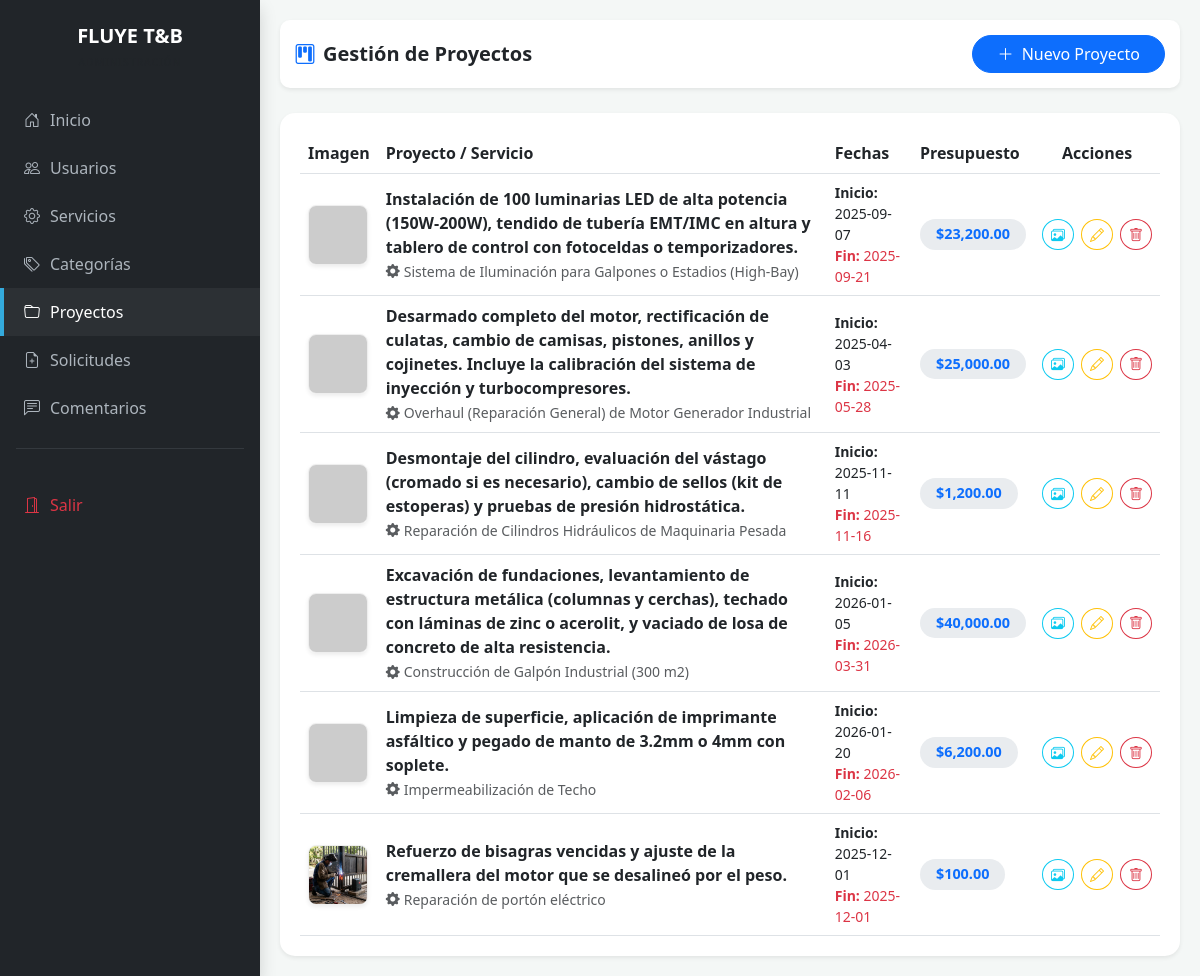
/proyectos.php, run on the app's committed database.
### tables this page shows
CREATE TABLE `proyecto` (
  `id_proyecto` int NOT NULL,
  `descripcion` text,
  `imagen_principal` varchar(255) DEFAULT 'default.jpg',
  `fecha_inicio` date DEFAULT NULL,
  `fecha_fin` date DEFAULT NULL,
  `presupuesto_estimado` decimal(12,2) DEFAULT NULL,
  `fecha_entrega_real` date DEFAULT NULL,
  `id_servicio` int DEFAULT NULL
);

CREATE TABLE `servicio` (
  `id_servicio` int NOT NULL,
  `tipo_servicio` varchar(100) DEFAULT NULL,
  `precio_referencial` decimal(10,2) DEFAULT NULL,
  `unidad_medida` enum('Hora','Metro','Kilo','Global') DEFAULT 'Global',
  `id_status` int DEFAULT NULL,
  `id_tipo` int DEFAULT NULL
);

### proyectos.php (the view, shortened to what this page needs)
<?php
$host = 'localhost';
$db   = 'fluyetyb_proyecto';
$user = 'fluyetyb_fluyetyb-proyecto';
$pass = 'Cum2026*';
$conexion = mysqli_connect($host, $user, $pass, $db);
$query = "SELECT p.*, s.tipo_servicio
          FROM proyecto p
          LEFT JOIN servicio s ON p.id_servicio = s.id_servicio
          ORDER BY p.id_proyecto DESC";
$resultado = mysqli_query($conexion, $query);
?>
<!DOCTYPE html>
<html lang="es">
<head>
    <link href="https://cdn.jsdelivr.net/npm/bootstrap@5.3.0/dist/css/bootstrap.min.css" rel="stylesheet">
    <link rel="stylesheet" href="https://cdn.jsdelivr.net/npm/bootstrap-icons@1.11.0/font/bootstrap-icons.css">
</head>
<body>
<div class="d-flex">
    <?php include 'sidebar.php'; ?>
    <div class="main-content">
        <div class="top-nav d-flex justify-content-between align-items-center shadow-sm">
            <div class="d-flex align-items-center gap-3">
                <h5 class="mb-0 fw-bold"><i class="bi bi-kanban text-primary me-2"></i>Gestión de Proyectos</h5>
            </div>
            <a href="registrar_proyecto.php" class="btn btn-primary rounded-pill px-4">
                <i class="bi bi-plus-lg me-1"></i> Nuevo Proyecto
            </a>
        </div>
        <div class="card table-card shadow-sm">
            <div class="table-responsive">
                <table class="table table-hover align-middle mb-0">
                    <thead class="bg-light">
                        <tr>
                            <th>Imagen</th>
                            <th>Proyecto / Servicio</th>
                            <th>Fechas</th>
                            <th>Presupuesto</th>
                            <th class="text-center">Acciones</th>
                        </tr>
                    </thead>
                    <tbody>
                        <?php while($row = mysqli_fetch_assoc($resultado)): ?>
                        <tr>
                            <td>
                                <img src="uploads/proyectos/<?php echo $row['imagen_principal']; ?>"
                                     onerror="this.src='https://placehold.co/60x60?text=S/I'"
                                     class="img-thumb shadow-sm">
                            </td>
                            <td>
                                <div class="fw-bold text-dark"><?php echo htmlspecialchars($row['descripcion']); ?></div>
                                <small class="text-muted"><i class="bi bi-gear-fill me-1"></i><?php echo $row['tipo_servicio']; ?></small>
                            </td>
                            <td>
                                <div class="small"><strong>Inicio:</strong> <?php echo $row['fecha_inicio']; ?></div>
                                <div class="small text-danger"><strong>Fin:</strong> <?php echo $row['fecha_fin']; ?></div>
                            </td>
                            <td>
                                <span class="badge badge-price px-3 py-2 rounded-pill">
                                    $<?php echo number_format($row['presupuesto_estimado'], 2); ?>
                                </span>
                            </td>
                            <td class="text-center">
                                <div class="btn-group gap-2">
                                    <a href="ver_galeria.php?id=<?php echo $row['id_proyecto']; ?>" class="btn btn-sm btn-outline-info rounded-circle" title="Galería">
                                        <i class="bi bi-images"></i>
                                    </a>
                                    <a href="editar_proyecto.php?id=<?php echo $row['id_proyecto']; ?>" class="btn btn-sm btn-outline-warning rounded-circle" title="Editar">
                                        <i class="bi bi-pencil"></i>
                                    </a>
                                    <a href="eliminar_proyecto.php?id=<?php echo $row['id_proyecto']; ?>" class="btn btn-sm btn-outline-danger rounded-circle" onclick="return confirm('¿Eliminar proyecto?')" title="Eliminar">
                                        <i class="bi bi-trash"></i>
                                    </a>
                                </div>
                            </td>
                        </tr>
                        <?php endwhile; ?>
                    </tbody>
                </table>
            </div>
        </div>
    </div>
</div>
</body>
</html>

### sidebar.php (shortened to what this page needs)
<nav id="sidebar" class="sidebar shadow">
    <div class="p-4 text-center">
        <h5 class="fw-bold text-white mb-0"><a href="index.php" class="text-white text-decoration-none">FLUYE T&B</a></h5>
        <small class="text-muted text-uppercase" style="font-size: 0.65rem; letter-spacing: 1px;">Administración</small>
    </div>
    <div class="nav flex-column">
        <?php $archivo = basename($_SERVER['PHP_SELF']); ?>
        <a class="nav-link <?php echo ($archivo == 'panel.php') ? 'active' : ''; ?>" href="panel.php"><i class="bi bi-house-door"></i> Inicio</a>
        <a class="nav-link <?php echo ($archivo == 'usuarios.php' || $archivo == 'editar_usuario.php') ? 'active' : ''; ?>" href="usuarios.php"><i class="bi bi-people"></i> Usuarios</a>
        <a class="nav-link <?php echo ($archivo == 'servicios.php') ? 'active' : ''; ?>" href="servicios.php"><i class="bi bi-gear"></i> Servicios</a>
        <a class="nav-link <?php echo ($archivo == 'categorias.php') ? 'active' : ''; ?>" href="categorias.php"><i class="bi bi-tags"></i> Categorías</a>
        <a class="nav-link <?php echo ($archivo == 'proyectos.php') ? 'active' : ''; ?>" href="proyectos.php"><i class="bi bi-folder"></i> Proyectos</a>
        <a class="nav-link <?php echo ($archivo == 'solicitudes.php') ? 'active' : ''; ?>" href="solicitudes.php"><i class="bi bi-file-earmark-plus"></i> Solicitudes</a>
        <a class="nav-link <?php echo ($archivo == 'comentarios.php') ? 'active' : ''; ?>" href="comentarios.php"><i class="bi bi-chat-left-text"></i> Comentarios</a>
        <hr class="text-secondary mx-3">
        <a class="nav-link text-danger mt-3" href="logout.php"><i class="bi bi-door-open"></i> Salir</a>
    </div>
</nav>

### proyectos.php (style rules this page uses)
body { background-color: #f4f7f6; min-height: 100vh; margin: 0; }
.main-content { flex: 1; padding: 20px; transition: all 0.3s; min-width: 0; }
.top-nav { background: white; padding: 15px; border-radius: 10px; margin-bottom: 25px; }
.table-card { border: none; border-radius: 15px; background: white; padding: 20px; }
.img-thumb { width: 60px; height: 60px; object-fit: cover; border-radius: 8px; border: 1px solid #eee; }
.badge-price { background-color: #e9ecef; color: #0d6efd; font-weight: 600; font-size: 0.9rem; }

### sidebar.php (style rules this page uses)
.sidebar { min-width: 260px; max-width: 260px; background: #212529; min-height: 100vh; transition: all 0.3s; }
.nav-link { color: #adb5bd; padding: 12px 20px; display: flex; align-items: center; gap: 10px; border-left: 4px solid transparent; text-decoration: none; }
.nav-link:hover, .nav-link.active { color: white; background: rgba(255,255,255,0.05); border-left: 4px solid #34aadc; }

### data on the page
proyecto: descripcion "Instalación de 100 luminarias LED de alta potencia (150W-200W), tendido de tubería EMT/IMC en altura y tablero de control con fotoceldas o temporizadores.", id_servicio.tipo_servicio "Sistema de Iluminación para Galpones o Estadios (High-Bay)", fecha_inicio "2025-09-07", fecha_fin "2025-09-21", presupuesto_estimado "23,200.00"
proyecto: descripcion "Desarmado completo del motor, rectificación de culatas, cambio de camisas, pistones, anillos y cojinetes. Incluye la calibración del sistema de inyección y turbocompresores.", id_servicio.tipo_servicio "Overhaul (Reparación General) de Motor Generador Industrial", fecha_inicio "2025-04-03", fecha_fin "2025-05-28", presupuesto_estimado "25,000.00"
proyecto: descripcion "Desmontaje del cilindro, evaluación del vástago (cromado si es necesario), cambio de sellos (kit de estoperas) y pruebas de presión hidrostática.", id_servicio.tipo_servicio "Reparación de Cilindros Hidráulicos de Maquinaria Pesada", fecha_inicio "2025-11-11", fecha_fin "2025-11-16", presupuesto_estimado "1,200.00"
proyecto: descripcion "Excavación de fundaciones, levantamiento de estructura metálica (columnas y cerchas), techado con láminas de zinc o acerolit, y vaciado de losa de concreto de alta resistencia.", id_servicio.tipo_servicio "Construcción de Galpón Industrial (300 m2)", fecha_inicio "2026-01-05", fecha_fin "2026-03-31", presupuesto_estimado "40,000.00"
proyecto: descripcion "Limpieza de superficie, aplicación de imprimante asfáltico y pegado de manto de 3.2mm o 4mm con soplete.", id_servicio.tipo_servicio "Impermeabilización de Techo", fecha_inicio "2026-01-20", fecha_fin "2026-02-06", presupuesto_estimado "6,200.00"
proyecto: imagen_principal (picture), descripcion "Refuerzo de bisagras vencidas y ajuste de la cremallera del motor que se desalineó por el peso.", id_servicio.tipo_servicio "Reparación de portón eléctrico", fecha_inicio "2025-12-01", fecha_fin "2025-12-01", presupuesto_estimado "100.00"
